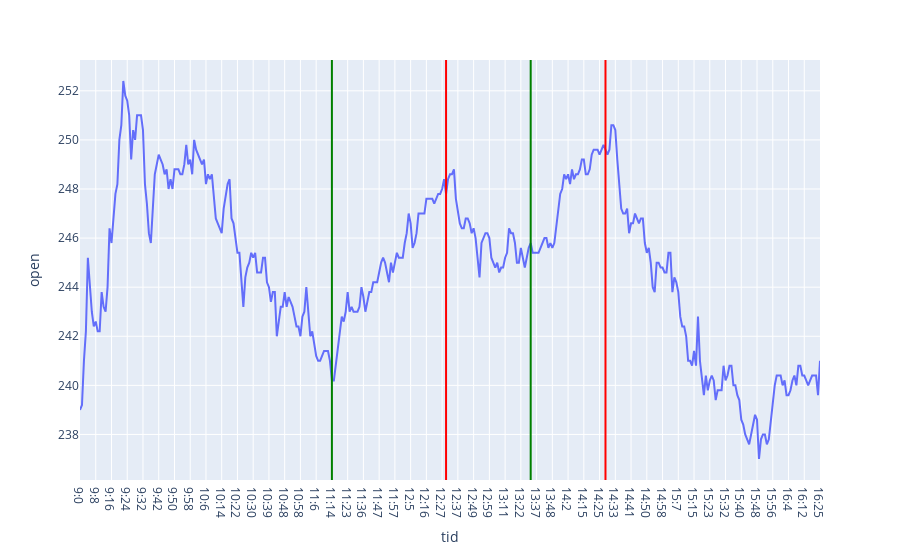

Write notebook code for a chart like this one.
### Code cell
fig = px.line(data, x='tid', y='open')
fig.update_layout(shapes=linjer)

### Figure 1 — Plotly figure (JSON) as saved in the notebook; plotly's stock layout.template omitted (floating-point values rounded to 4 significant figures; data arrays with more than 128 entries replaced by an {"elided": "..."} marker saying what was removed)
{"data": [{"hovertemplate": "tid=%{x}<br>open=%{y}<extra></extra>", "legendgroup": "", "line": {"color": "#636efa", "dash": "solid"}, "mode": "lines", "name": "", "orientation": "v", "showlegend": false, "type": "scatter", "x": {"elided": "377 str values"}, "xaxis": "x", "y": {"elided": "377 float values"}, "yaxis": "y"}], "layout": {"legend": {"tracegroupgap": 0}, "margin": {"t": 60}, "shapes": [{"line": {"color": "Green"}, "type": "line", "x0": 128, "x1": 128, "xref": "x", "y0": 0, "y1": 1, "yref": "paper"}, {"line": {"color": "Green"}, "type": "line", "x0": 229, "x1": 229, "xref": "x", "y0": 0, "y1": 1, "yref": "paper"}, {"line": {"color": "Red"}, "type": "line", "x0": 186, "x1": 186, "xref": "x", "y0": 0, "y1": 1, "yref": "paper"}, {"line": {"color": "Red"}, "type": "line", "x0": 267, "x1": 267, "xref": "x", "y0": 0, "y1": 1, "yref": "paper"}], "xaxis": {"anchor": "y", "domain": [0, 1], "title": {"text": "tid"}}, "yaxis": {"anchor": "x", "domain": [0, 1], "title": {"text": "open"}}}}
